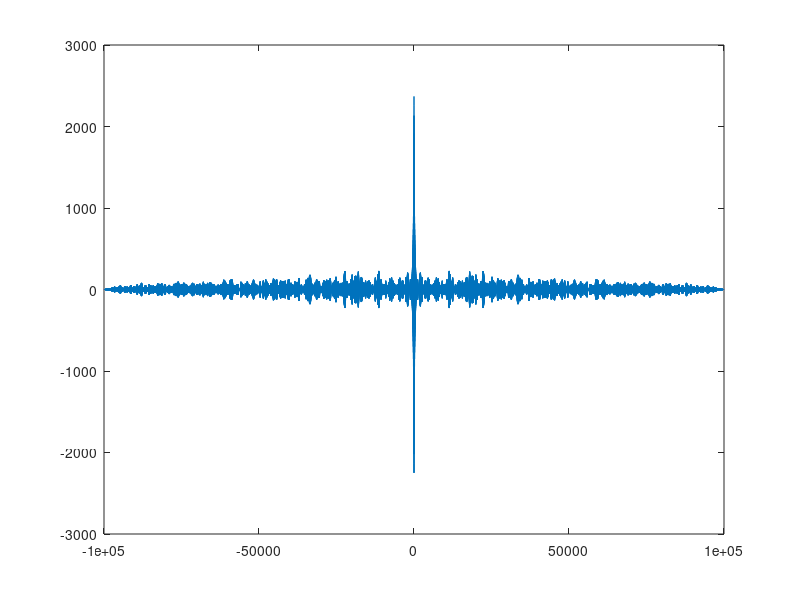

Source code (MATLAB): (Note: this script raises an error after producing the figure.)
%% data

% time
N = 100000;
N0 = 2000;
Dt = 0.05;

% system
lambda = -0.1 + 2i*pi;
A = -1i;
lambda = [lambda, conj(lambda)];
A = [A, conj(A)];
h = sum(A.' .* exp(Dt * lambda.' * (0:N+N0-1)), 1);
% figure;
% plot(h);
B = Dt * sum(A.' * conj(A) ./ ( 1 - exp(Dt*lambda).' * conj(exp(Dt*lambda))), 1);
Rh = sum(B.' .* exp(Dt * lambda.' * (0:N-1)), 1);
Rh = [Rh(end:-1:2), Rh];
% figure;
% plot(Rh);

% noise
sigma = 1;

%% response

w = sigma*randn(1, N + N0);

x = nan(1, N);
for k = 1:N % convolution
    x(k) = Dt * sum( w(1:N0+k) .* h(N0+k:-1:1) );
end
% figure;
% plot(x);

%% autocorr

Rx = nan(1, N);
for k = 0:N-1
    Rx(k+1) = Dt * sum( x(1:N-k) .* x(1+k:N) );
end
Rx = [Rx(end:-1:2), Rx];

Rh2 = nan(1, N);
for k = 0:N-1
    Rh2(k+1) = Dt * sum( h(1:N-k) .* h(1+k:N) );
end
Rh2 = [Rh2(end:-1:2), Rh2];

alpha = sqrt( 4/(-real(lambda(1))*N*Dt) + 2/abs(imag(lambda(1))*N*Dt))
A0 = Dt^2*sigma^2*N*Rh((end-1)/2+1);


n = -N+1:N-1;

figure;
plot(n, Rx);
yline(alpha*A0, '--r');
yline(-alpha*A0, '--r');
xlabel('$n$', 'interpreter', 'latex', 'FontSize', 15);
ylabel('$R_{\tilde x}$', 'interpreter', 'latex', 'FontSize', 15);
f = gcf; f.Position(3:4) = 7/10 * [560 420];
YLimRx = max(abs(get(gca, 'YLim') )) * [-1 1];
ylim(YLimRx);


figure;
plot(n, Dt^2*sigma^2 * (N-abs(n)).* Rh);
xlabel('$n$', 'interpreter', 'latex', 'FontSize', 15);
ylabel('$(N-|n|)\Delta t^2\sigma^2 R_h$', 'interpreter', 'latex', 'FontSize', 15);
f = gcf; f.Position(3:4) = 7/10 * [560 420];
ylim(YLimRx);


figure;
plot(n, Rx - Dt^2*sigma^2 * (N-abs(n)).* Rh);
yline(alpha*A0, '--r');
yline(-alpha*A0, '--r');
xlabel('$n$', 'interpreter', 'latex', 'FontSize', 15);
ylabel('$R_{\tilde x} - (N-|n|)\Delta t^2\sigma^2 R_h$', 'interpreter', 'latex', 'FontSize', 15);
f = gcf; f.Position(3:4) = 7/10 * [560 420];
ylim(YLimRx);


%%


%% CWT

figure;
plt = plot(n((end-1)/2+1:end), Rx((end-1)/2+1:end));
xlabel('$n$', 'interpreter', 'latex', 'FontSize', 15);
ylabel('$R_{\tilde x}$', 'interpreter', 'latex', 'FontSize', 15);
f = gcf; f.Position(3:4) = 7/10 * [560 420];
YLimRx = max(abs(get(gca, 'YLim') )) * [-1 1];
ylim(YLimRx);

WaveletMenu('WaveletPlot', plt, 'fmin', 0.03, 'fmax', 0.07);


Rh2 = Dt^2*sigma^2 * (N-abs(n)).* Rh;
figure;
plt = plot(n((end-1)/2+1:end), Rh2((end-1)/2+1:end));
xlabel('$n$', 'interpreter', 'latex', 'FontSize', 15);
ylabel('$R_{\tilde x}$', 'interpreter', 'latex', 'FontSize', 15);
f = gcf; f.Position(3:4) = 7/10 * [560 420];
YLimRx = max(abs(get(gca, 'YLim') )) * [-1 1];
ylim(YLimRx);

WaveletMenu('WaveletPlot', plt, 'fmin', 0.03, 'fmax', 0.07);
